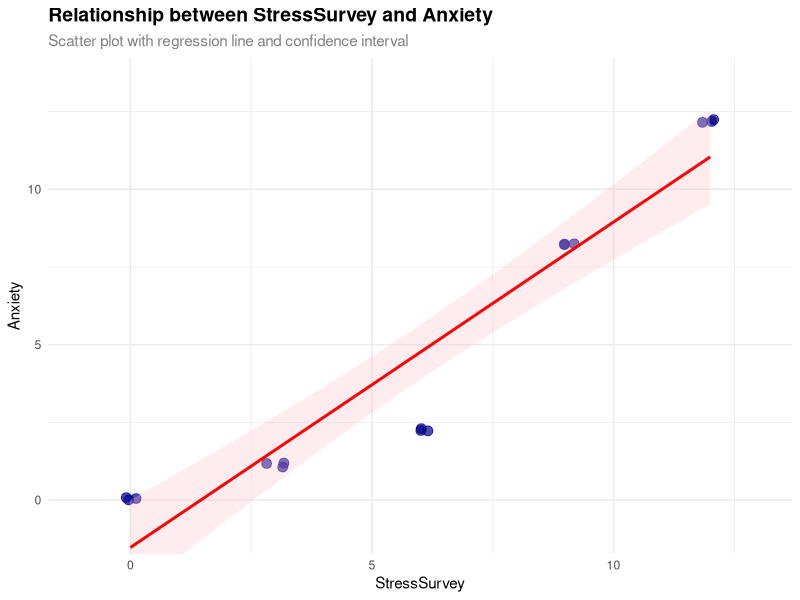
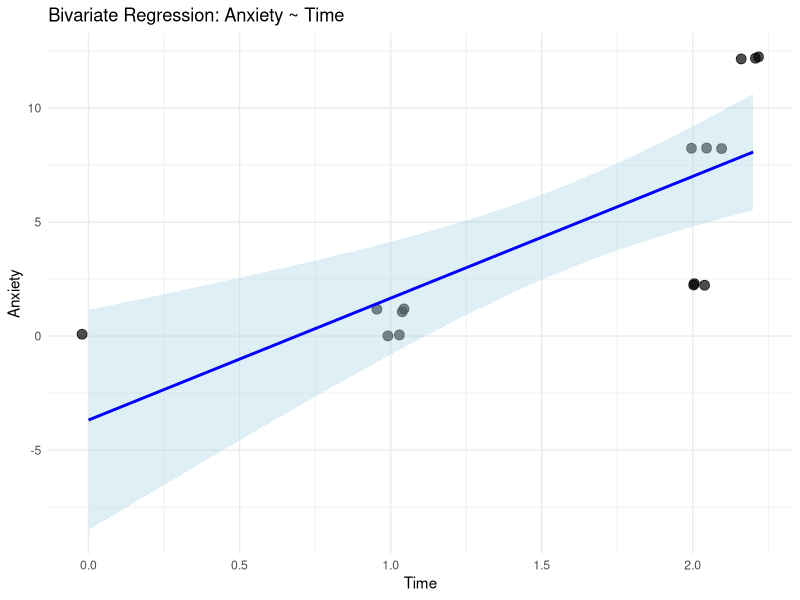
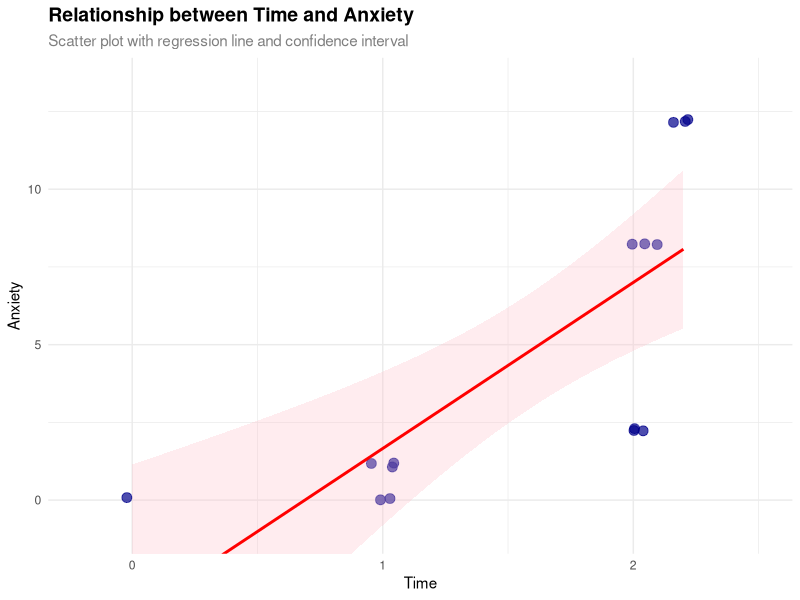
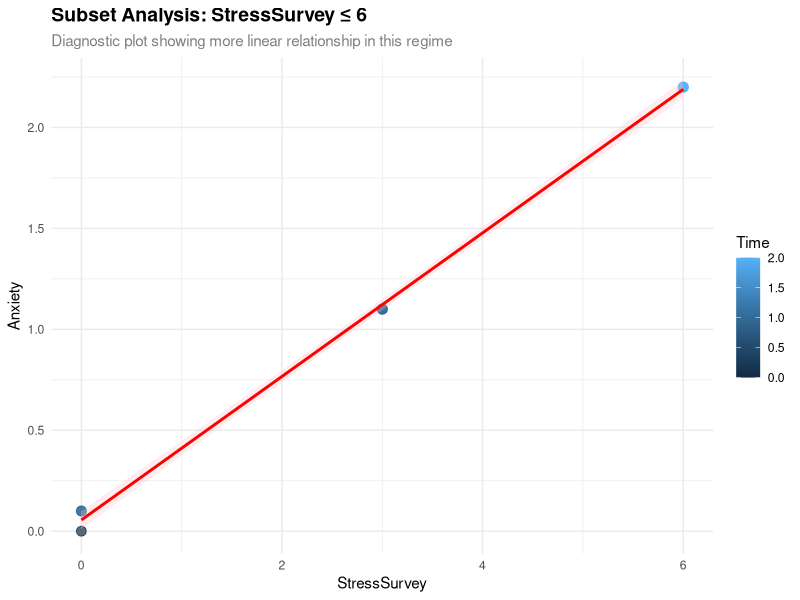

These charts were generated, in order, by the following R code:
## ---- chunk 1
#| warning: false
#| message: false
suppressPackageStartupMessages({
  library(tidyverse)
  library(broom)
})

# Data with known true relationships: Anxiety = Stress + 0.1 × Time
observDF <- tribble(
  ~Stress, ~StressSurvey, ~Time, ~Anxiety,
  0,0,0,0,
  0,0,1,0.1,
  0,0,1,0.1,
  1,3,1,1.1,
  1,3,1,1.1,
  1,3,1,1.1,
  2,6,2,2.2,
  2,6,2,2.2,
  2,6,2,2.2,
  8,9,2,8.2,
  8,9,2,8.2,
  8,9,2.1,8.21,
  12,12,2.2,12.22,
  12,12,2.2,12.22,
  12,12,2.2,12.22
)
## ---- chunk 2
# Bivariate regression: Anxiety ~ StressSurvey
model1 <- lm(Anxiety ~ StressSurvey, data = observDF)
## ---- chunk 3
# Scatter plot with regression line: StressSurvey vs Anxiety
# Using jitter to show overlapping points
ggplot(observDF, aes(x = StressSurvey, y = Anxiety)) +
  geom_point(size = 3, alpha = 0.7, color = "darkblue", 
             position = position_jitter(width = 0.2, height = 0.1, seed = 123)) +
  geom_smooth(method = "lm", se = TRUE, color = "red", fill = "pink", alpha = 0.3) +
  coord_cartesian(xlim = c(-1, 13), ylim = c(-1, 13.5), expand = TRUE) +
  labs(
    title = "Relationship between StressSurvey and Anxiety",
    subtitle = "Scatter plot with regression line and confidence interval",
    x = "StressSurvey",
    y = "Anxiety"
  ) +
  theme_minimal() +
  theme(
    plot.title = element_text(size = 14, face = "bold"),
    plot.subtitle = element_text(size = 11, color = "gray50")
  )
## ---- chunk 4
# Bivariate regression: Anxiety ~ Time
model2 <- lm(Anxiety ~ Time, data = observDF)

# Create scatter plot with regression line
# Using jitter to show overlapping points
ggplot(observDF, aes(x = Time, y = Anxiety)) +
  geom_point(size = 3, alpha = 0.7, position = position_jitter(width = 0.05, height = 0.1, seed = 123)) +
  geom_smooth(method = "lm", se = TRUE, color = "blue", fill = "lightblue") +
  labs(
    title = "Bivariate Regression: Anxiety ~ Time",
    x = "Time",
    y = "Anxiety"
  ) +
  theme_minimal()
## ---- chunk 5
# Scatter plot with regression line: Time vs Anxiety
# Using jitter to show overlapping points
ggplot(observDF, aes(x = Time, y = Anxiety)) +
  geom_point(size = 3, alpha = 0.7, color = "darkblue", 
             position = position_jitter(width = 0.05, height = 0.1, seed = 123)) +
  geom_smooth(method = "lm", se = TRUE, color = "red", fill = "pink", alpha = 0.3) +
  coord_cartesian(xlim = c(-0.2, 2.5), ylim = c(-1, 13.5), expand = TRUE) +
  labs(
    title = "Relationship between Time and Anxiety",
    subtitle = "Scatter plot with regression line and confidence interval",
    x = "Time",
    y = "Anxiety"
  ) +
  theme_minimal() +
  theme(
    plot.title = element_text(size = 14, face = "bold"),
    plot.subtitle = element_text(size = 11, color = "gray50")
  )
## ---- chunk 6
# Multiple regression: Anxiety ~ StressSurvey + Time
model3 <- lm(Anxiety ~ StressSurvey + Time, data = observDF)
## ---- chunk 7
# Multiple regression: Anxiety ~ Stress + Time
model4 <- lm(Anxiety ~ Stress + Time, data = observDF)
## ---- chunk 8
# Compare the two multiple regression models
# Model 3: Anxiety ~ StressSurvey + Time
# Model 4: Anxiety ~ Stress + Time
## ---- chunk 9
# Subset analysis: StressSurvey ≤ 6
subsetDF <- observDF %>% filter(StressSurvey <= 6)

# Multiple regression on subset
model_subset <- lm(Anxiety ~ StressSurvey + Time, data = subsetDF)

# Diagnostic plot: Scatter plot of the subset with regression line
ggplot(subsetDF, aes(x = StressSurvey, y = Anxiety, color = Time)) +
  geom_point(size = 3, alpha = 0.7) +
  geom_smooth(method = "lm", se = TRUE, color = "red", fill = "pink", alpha = 0.3, aes(group = 1)) +
  labs(
    title = "Subset Analysis: StressSurvey ≤ 6",
    subtitle = "Diagnostic plot showing more linear relationship in this regime",
    x = "StressSurvey",
    y = "Anxiety",
    color = "Time"
  ) +
  theme_minimal() +
  theme(
    plot.title = element_text(size = 14, face = "bold"),
    plot.subtitle = element_text(size = 11, color = "gray50")
  )
